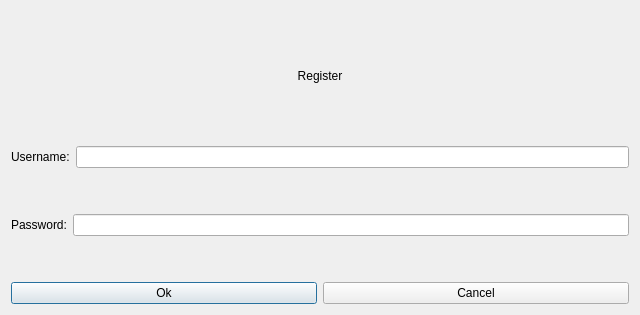
<?xml version="1.0" encoding="UTF-8"?>
<ui version="4.0">
 <class>registerdialog</class>
 <widget class="QDialog" name="registerdialog">
  <property name="geometry">
   <rect>
    <x>0</x>
    <y>0</y>
    <width>640</width>
    <height>315</height>
   </rect>
  </property>
  <property name="windowTitle">
   <string>Dialog</string>
  </property>
  <layout class="QVBoxLayout" name="verticalLayout_2">
   <item>
    <layout class="QVBoxLayout" name="verticalLayout">
     <item>
      <widget class="QLabel" name="label_3">
       <property name="sizePolicy">
        <sizepolicy hsizetype="Minimum" vsizetype="Minimum">
         <horstretch>0</horstretch>
         <verstretch>0</verstretch>
        </sizepolicy>
       </property>
       <property name="text">
        <string>Register</string>
       </property>
       <property name="alignment">
        <set>Qt::AlignmentFlag::AlignCenter</set>
       </property>
      </widget>
     </item>
     <item>
      <layout class="QHBoxLayout" name="horizontalLayout">
       <item>
        <widget class="QLabel" name="label">
         <property name="text">
          <string>Username:</string>
         </property>
        </widget>
       </item>
       <item>
        <widget class="QLineEdit" name="lineEditUsername"/>
       </item>
      </layout>
     </item>
     <item>
      <spacer name="verticalSpacer">
       <property name="orientation">
        <enum>Qt::Orientation::Vertical</enum>
       </property>
       <property name="sizeType">
        <enum>QSizePolicy::Policy::Fixed</enum>
       </property>
       <property name="sizeHint" stdset="0">
        <size>
         <width>20</width>
         <height>40</height>
        </size>
       </property>
      </spacer>
     </item>
     <item>
      <layout class="QHBoxLayout" name="horizontalLayout_2">
       <item>
        <widget class="QLabel" name="label_2">
         <property name="text">
          <string>Password:</string>
         </property>
        </widget>
       </item>
       <item>
        <widget class="QLineEdit" name="lineEditPassword"/>
       </item>
      </layout>
     </item>
     <item>
      <spacer name="verticalSpacer_2">
       <property name="orientation">
        <enum>Qt::Orientation::Vertical</enum>
       </property>
       <property name="sizeType">
        <enum>QSizePolicy::Policy::Fixed</enum>
       </property>
       <property name="sizeHint" stdset="0">
        <size>
         <width>20</width>
         <height>40</height>
        </size>
       </property>
      </spacer>
     </item>
    </layout>
   </item>
   <item>
    <layout class="QHBoxLayout" name="horizontalLayout_3">
     <item>
      <widget class="QPushButton" name="sendRequestButton">
       <property name="sizePolicy">
        <sizepolicy hsizetype="Minimum" vsizetype="Maximum">
         <horstretch>0</horstretch>
         <verstretch>0</verstretch>
        </sizepolicy>
       </property>
       <property name="text">
        <string>Ok</string>
       </property>
      </widget>
     </item>
     <item>
      <widget class="QPushButton" name="cancelButton">
       <property name="sizePolicy">
        <sizepolicy hsizetype="Minimum" vsizetype="Fixed">
         <horstretch>0</horstretch>
         <verstretch>0</verstretch>
        </sizepolicy>
       </property>
       <property name="text">
        <string>Cancel</string>
       </property>
      </widget>
     </item>
    </layout>
   </item>
  </layout>
 </widget>
 <resources/>
 <connections/>
</ui>
